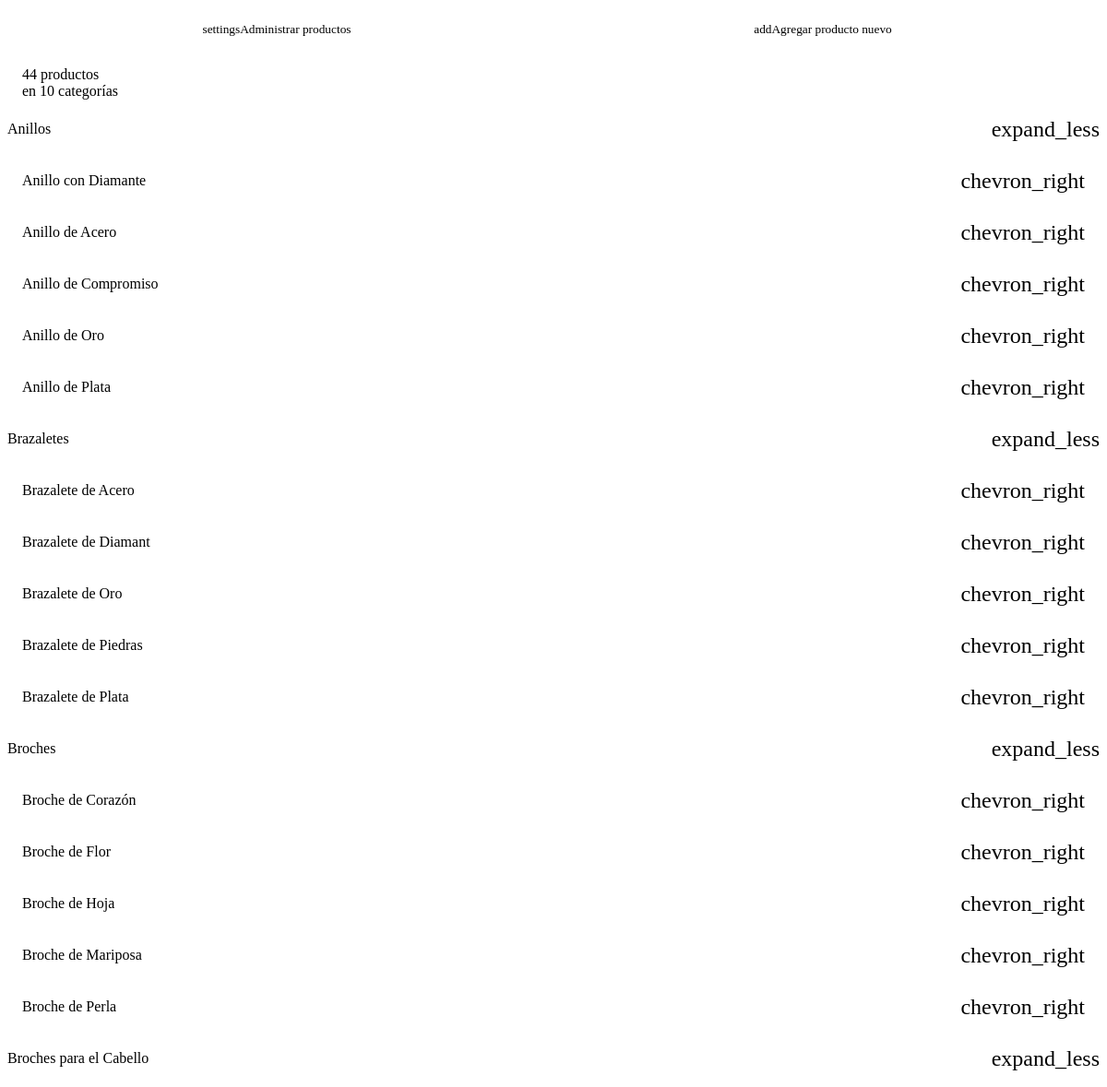
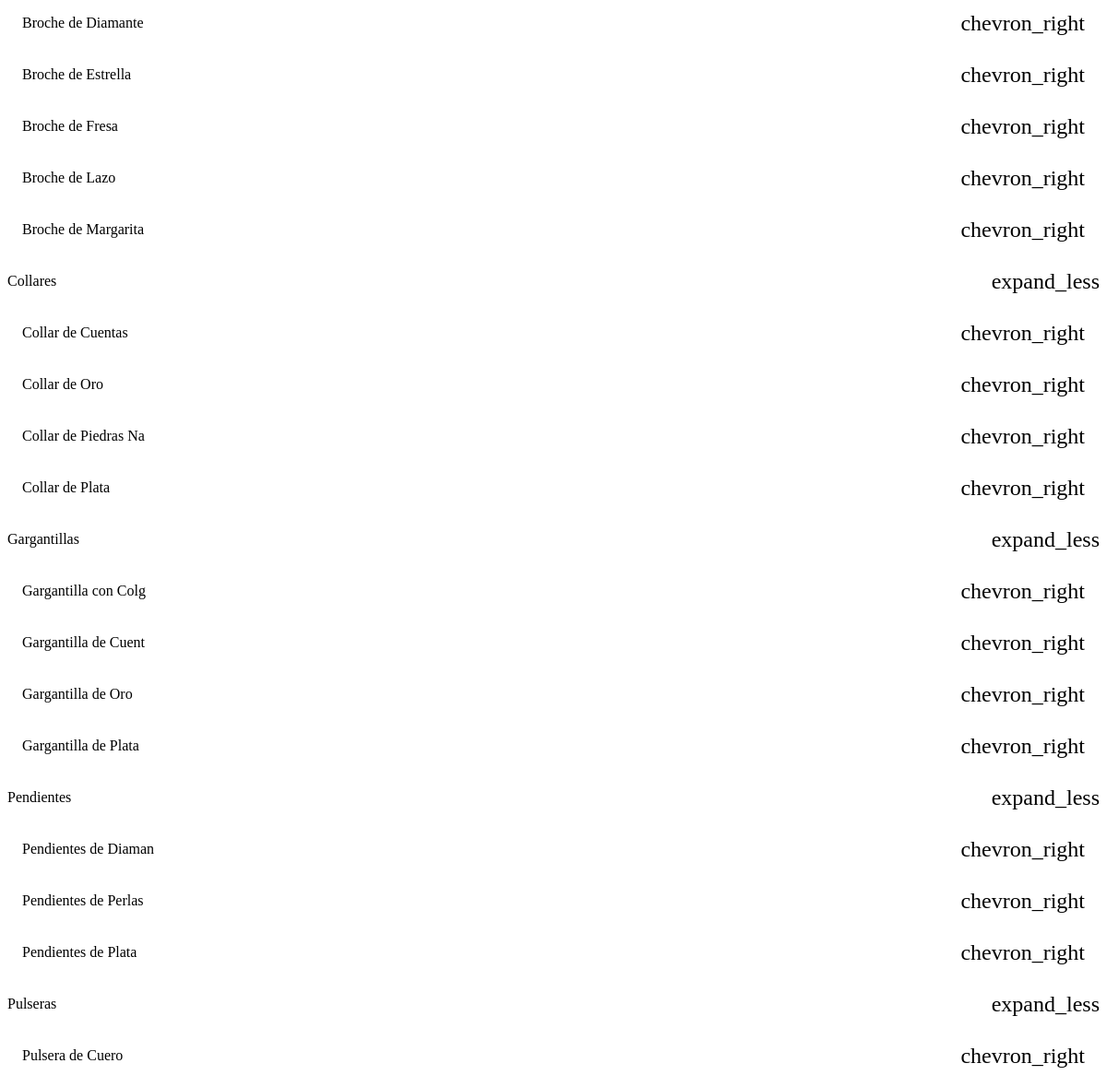
Page /php/views/productos.php (upper part) on the earlier database version (2 pictures, top to bottom).
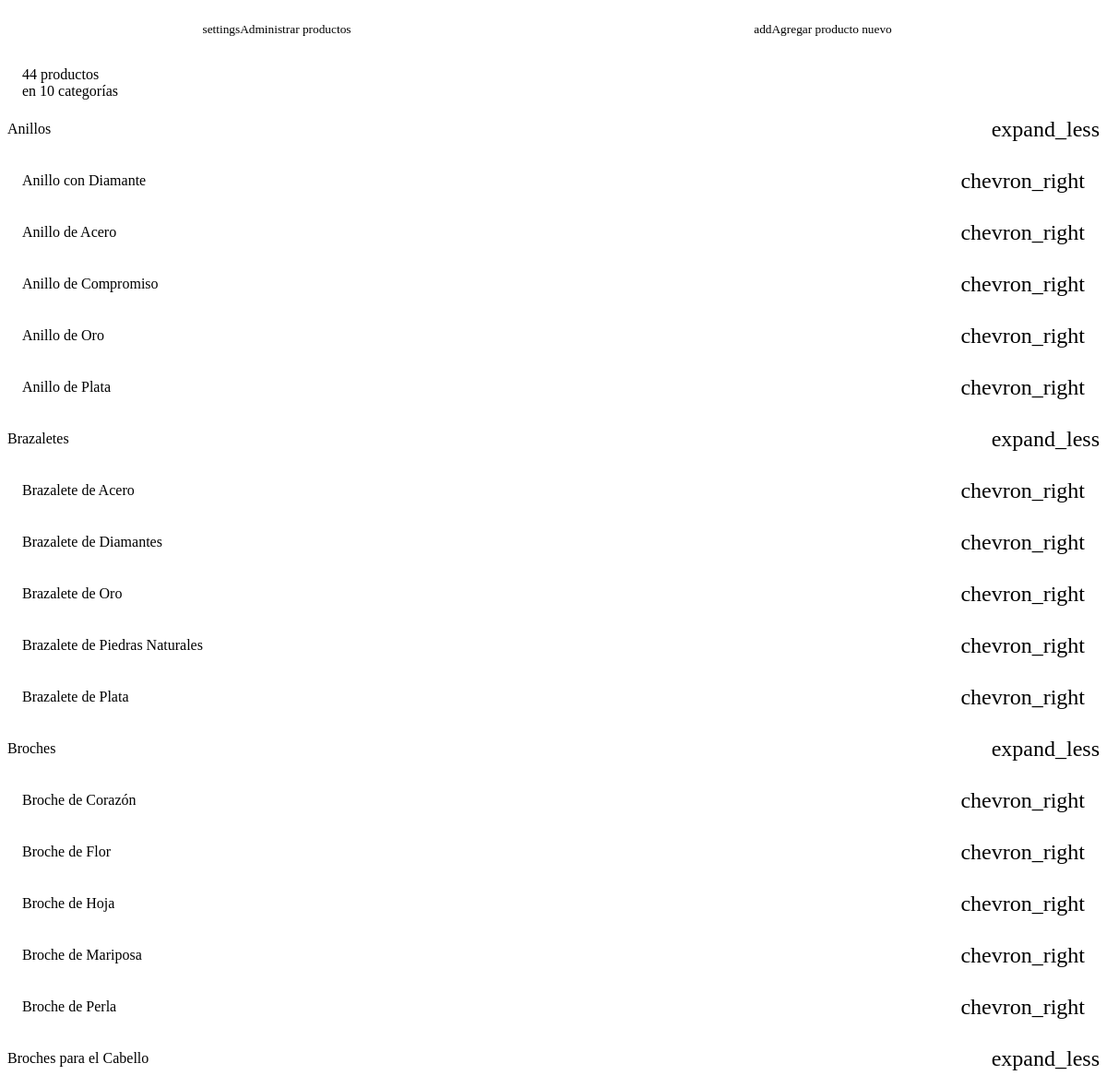
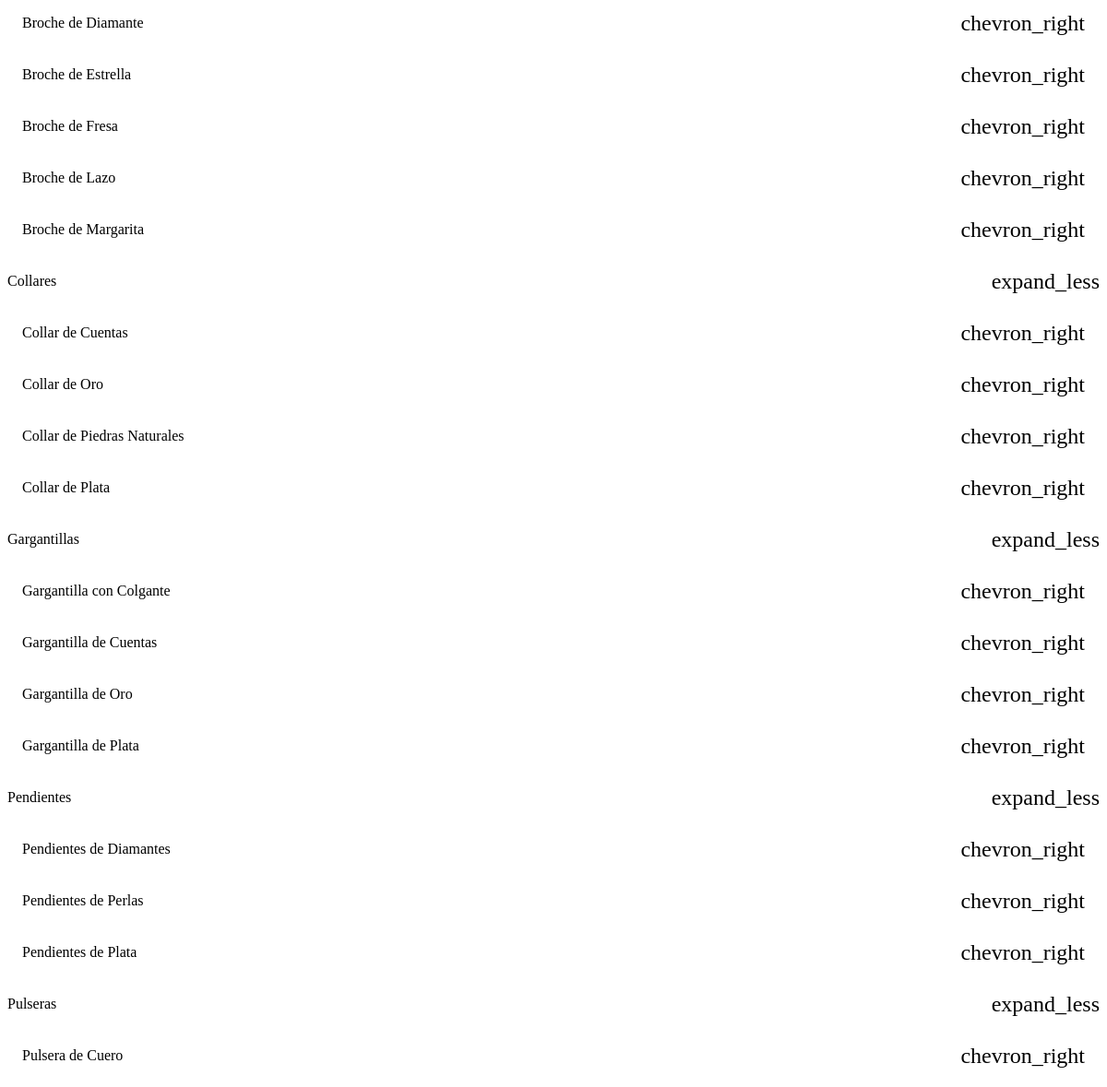
Same page on the later database version (2 pictures, top to bottom).
### tables this page shows
CREATE TABLE IF NOT EXISTS producto(
    idProducto INT AUTO_INCREMENT PRIMARY KEY,
    nombreProducto VARCHAR(50) NOT NULL UNIQUE,
    idCategoriaProducto INT NOT NULL,
    precio DECIMAL(5, 2) NOT NULL,
    existencias INT UNSIGNED NOT NULL,
    FOREIGN KEY(idCategoriaProducto) REFERENCES categoriaProducto(idCategoriaProducto)
        ON DELETE NO ACTION
        ON UPDATE CASCADE
);

### php/controllers/Producto.class.php (called while the page is built, shortened)
<?php
class Producto extends \models\Producto
{
  public static function vistaProductoConstructor(): Producto
  {
    return new self();
  }
  public function mostrarCategoriasActivas()
  {
    $categorias = $this->obtenerCategoriasActivas();
    return (new Respuesta(Respuesta::STATUS_EXITO, Respuesta::ARRAY, $categorias))->Json();
  }
  public function mostrarProductos()
  {
    $productos = $this->obtenerProductos();
    return (new Respuesta(Respuesta::STATUS_EXITO, Respuesta::ARRAY, $productos))->Json();
  }
}

### php/classes/Dbh.class.php (called while the page is built, shortened)
<?php
class Dbh
{
  protected function conectar(): PDO
  {
    try {
      $config = parse_ini_file(CONFIG_INI);
      $nombreBd = $config['bd_nombre'];
      $usuario = $config['usuario'];
      $clave = $config['clave'];
      $host = $config['host'];
      $puerto = $config['puerto'];
      $dbh = new PDO("mysql:host={$host}:{$puerto};dbname={$nombreBd}", $usuario, $clave);
      $dbh->setAttribute(PDO::ATTR_DEFAULT_FETCH_MODE, PDO::FETCH_ASSOC);
      return $dbh;
    } catch (PDOException $e) {
      $mensajeRespuesta = Respuesta::BD_ERROR;
      $mensajeRespuesta['mensaje'] = vsprintf($mensajeRespuesta['mensaje'], array($e->getMessage()));
      $respuesta = new Respuesta(Respuesta::STATUS_ERROR, Respuesta::ARRAY, array($mensajeRespuesta));
      exit($respuesta->Json());
    }
  }
  protected function ejecutarSentencia(PDOStatement $stmt, ?array $valores = null, ?Respuesta $respuesta = null): void
  {
    try {
      $stmt->execute($valores);
    } catch (PDOException $e) {
      $mensajeRespuesta = Respuesta::BD_ERROR;
      $mensajeRespuesta['mensaje'] = vsprintf($mensajeRespuesta['mensaje'], array($e->getMessage()));
      $bd_error = new Respuesta(Respuesta::STATUS_ERROR, Respuesta::ARRAY, array($mensajeRespuesta));
      exit($bd_error->Json());
    }
  }
}

### php/models/Producto.class.php (called while the page is built, shortened)
<?php
class Producto extends Dbh
{
  protected function obtenerCategoriasActivas()
  {
    $stmt = $this->conectar()->prepare(
        'SELECT DISTINCT p.idCategoriaProducto, nombreCategoria
        FROM producto p
        INNER JOIN categoriaproducto cp ON p.idCategoriaProducto = cp.idCategoriaProducto');
    $this->ejecutarSentencia($stmt);
    return $stmt->fetchAll();
  }
  protected function obtenerProductos()
  {
    $stmt = $this->conectar()->prepare('SELECT * FROM producto');
    $this->ejecutarSentencia($stmt);
    return $stmt->fetchAll();
  }
}

### php/classes/Respuesta.class.php (called while the page is built, shortened)
<?php
class Respuesta
{
  public function Json(): bool|string
  {
    return json_encode(get_object_vars($this));
  }
}

### php/views/partials/products/administrar-productos.php (the view, shortened to what this page needs)
<?php
  $vistaProducto = Producto::vistaProductoConstructor();
  $categoriasActivas = json_decode($vistaProducto->mostrarCategoriasActivas(), true)['contenido'];
  $productos = json_decode($vistaProducto->mostrarProductos(), true)['contenido'];
?>
<lista-encabezada>
  <wc-texto id='productos-titulo' slot='titulo' data-tipo-fuente='titulo-l'>
    <span id='total-productos'>
      <?= count($productos) ?>
    </span>
    <?= 'producto' . (count($productos) === 1 ? '' : 's') ?>
  </wc-texto>
  <wc-texto id='productos-extra' slot='extra' data-tipo-fuente='titulo-s'>
    en <span id='total-categorias'><?= count($categoriasActivas) ?></span>
    <?= 'categoría' . (count($categoriasActivas) === 1 ? '' : 's') ?>
  </wc-texto>
  <?php foreach ($categoriasActivas as $categoriaActiva): ?>
    <wc-colapsable>
      <wc-texto slot='texto-cabecera' data-tipo-fuente='titulo-m'>
        <?= $categoriaActiva['nombreCategoria'] ?>
      </wc-texto>
      <lista-controlador id=<?= $categoriaActiva['idCategoriaProducto'] ?>>
        <?php $productosFiltrados = array_filter($productos, function($producto) use ($categoriaActiva) {
          return $producto['idCategoriaProducto'] === $categoriaActiva['idCategoriaProducto'];
        });
        $i = 0;
        ?>
        <?php foreach ($productosFiltrados as $producto): ?>
          <item-divisor <?= ++$i === count($productosFiltrados) ? 'data-no-divisor' : '' ?>>
            <lista-item>
              <wc-texto id='nombre-producto' <?= $producto['existencias'] === 0 ? 'class="no-existencias"' : '' ?> data-tipo-fuente='titulo-s'>
                <?= $producto['nombreProducto'] ?>
              </wc-texto>
            </lista-item>
          </item-divisor>
         <?php endforeach; ?>
      </lista-controlador>
    </wc-colapsable>
  <?php endforeach; ?>
</lista-encabezada>

### php/views/productos.php (shortened to what this page needs)
<!DOCTYPE html>
<html lang='es'>
<head>
  <link rel='stylesheet' href='css/principal.css'>
  <link rel='stylesheet' href='css/sections/productos.css'>
</head>
<body>
  <main class='contenedor'>
    <div class='contenido'>
      <div class='seccion' data-rol='secciones'>
        <contenedor-flex padding='var(--espaciado-chico) var(--espaciado-jumbo) 0'>
          <wc-tabs>
            <boton-texto
                slot='tab'
                data-color-texto='var(--clr-fondo-10)'
                data-variante='texto-icono'
                data-icono='settings'
                data-etiqueta='Administrar productos'
                data-expandir>
            </boton-texto>
            <wc-tabs id='subtab' data-tab='2' data-no-cabecera>
              <?php require 'partials/products/administrar-productos.php' ?>
            </wc-tabs>
            <boton-texto
                slot='tab'
                data-color-texto='var(--clr-fondo-10)'
                data-variante='texto-icono'
                data-icono='add'
                data-etiqueta='Agregar producto nuevo'
                data-expandir>
            </boton-texto>
          </wc-tabs>
        </contenedor-flex>
      </div>
    </div>
  </main>
</body>
</html>

### css/principal.css (style rules this page uses)
.contenedor { display: flex; height: 100vh; height: 100svh; box-sizing: border-box; overflow: hidden; }
.contenido { display: flex; flex-direction: column; flex: 2; overflow: hidden; }
.seccion { position: relative; overflow-y: auto; flex: 1; }
wc-tabs { transition: opacity .2s ease 0s; }

Differences in the rows shown:
changed producto: nombreProducto "Brazalete de Piedras" → "Brazalete de Piedras Naturales"
changed producto: nombreProducto "Brazalete de Diamant" → "Brazalete de Diamantes"
changed producto: nombreProducto "Collar de Piedras Na" → "Collar de Piedras Naturales"
changed producto: nombreProducto "Gargantilla con Colg" → "Gargantilla con Colgante"
changed producto: nombreProducto "Gargantilla de Cuent" → "Gargantilla de Cuentas"
changed producto: nombreProducto "Pendientes de Diaman" → "Pendientes de Diamantes"
